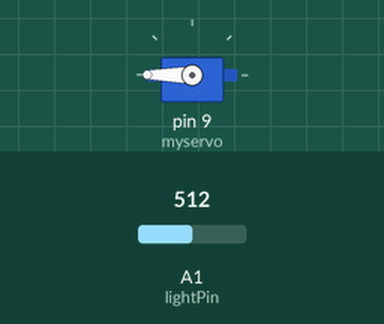
Simulated run of this sketch. Board: Arduino Uno, built with avr-gcc and run on an emulated ATmega328P. Parts: servo. Inputs (shaded band) come from the test bench; at power-on: A1 (lightPin) = 512.

Above: at 3.8 s.
3.9 s: A1 (lightPin) set to 306
At 6.7 s:
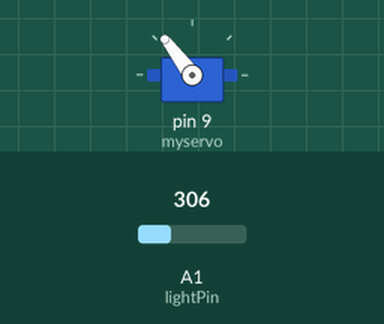
7.8 s: A1 (lightPin) set to 122
At 10.2 s:
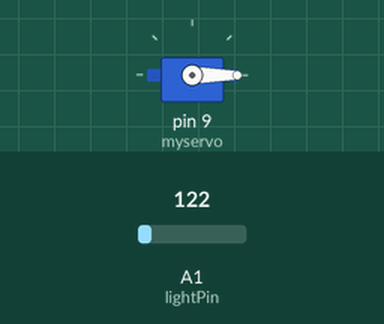
11.7 s: A1 (lightPin) set to 511
At 12.5 s:
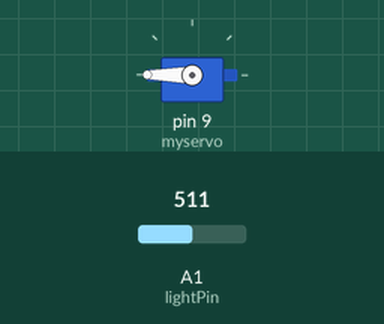
15.6 s: A1 (lightPin) set to 0
At 19.4 s:
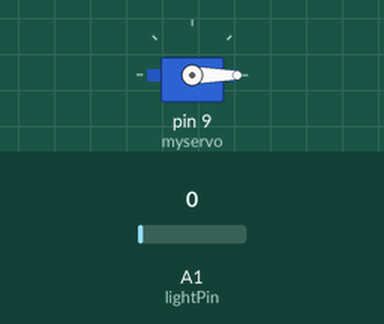
Timing chart, 0 to 20.5 s (numbered marks = the images above; inputs shaded):
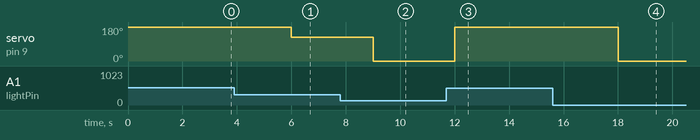

Measured:
- after the input at 3.9 s, servo on pin 9 (myservo): 180° → 127° after 2.1 s
- after the input at 7.8 s, servo on pin 9 (myservo): 127° → 0° after 1.2 s
- after the input at 11.7 s, servo on pin 9 (myservo): 0° → 180° after 0.30 s
- after the input at 15.6 s, servo on pin 9 (myservo): 180° → 0° after 2.4 s

The sketch:

UNO_perde.ino
```cpp
#include <Servo.h> // Servomotor kullanımı için kütüphane
Servo myservo;
int pos = 0;
int lightPin = A1; // Veri girişi Analog 1 den

// Servonun dijital pini 9
void setup() {
  myservo.attach(9);
}


void loop()   {
  int lightLevel =analogRead(lightPin);
  lightLevel = map(lightLevel, 200, 500, 0, 360);
  // 200-500 arasında ışık verisi değişkenine göre 0-180 derece arasında motor konum alıyor
  pos = constrain(lightLevel, 0, 360);

  myservo.write(pos);
  delay(3000); // 3 saniyede bir veri almasını sağlamak için 3000ms ayarlandı


}
```
